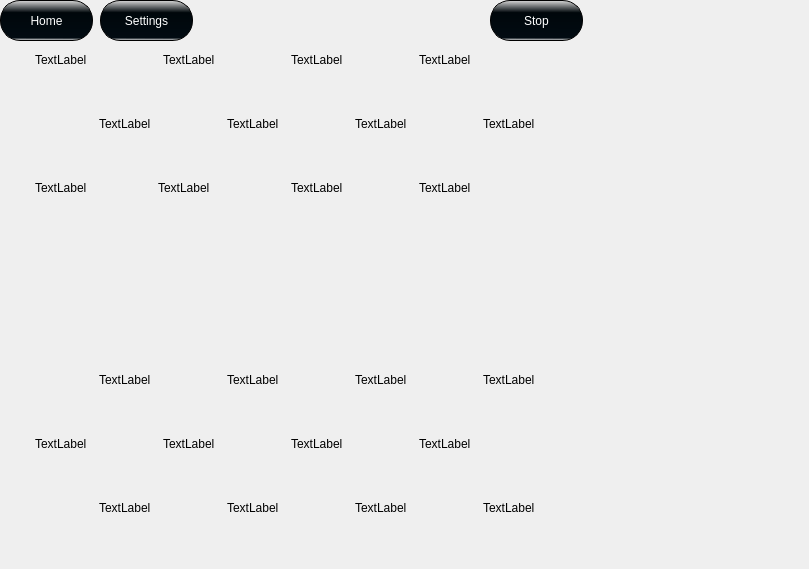
    <widget class="QWidget" name="page_3">
     <widget class="QLabel" name="Board1">
      <property name="geometry">
       <rect>
        <x>0</x>
        <y>20</y>
        <width>800</width>
        <height>540</height>
       </rect>
      </property>
      <property name="text">
       <string/>
      </property>
     </widget>
     <widget class="QLabel" name="b4Label">
      <property name="geometry">
       <rect>
        <x>483</x>
        <y>478</y>
        <width>60</width>
        <height>60</height>
       </rect>
      </property>
      <property name="text">
       <string>TextLabel</string>
      </property>
      <property name="color" stdset="0">
       <string>b</string>
      </property>
     </widget>
     <widget class="QLabel" name="y9Label">
      <property name="geometry">
       <rect>
        <x>35</x>
        <y>158</y>
        <width>60</width>
        <height>60</height>
       </rect>
      </property>
      <property name="text">
       <string>TextLabel</string>
      </property>
      <property name="color" stdset="0">
       <string>y</string>
      </property>
     </widget>
     <widget class="QLabel" name="y8Label">
      <property name="geometry">
       <rect>
        <x>483</x>
        <y>94</y>
        <width>60</width>
        <height>60</height>
       </rect>
      </property>
      <property name="text">
       <string>TextLabel</string>
      </property>
      <property name="color" stdset="0">
       <string>y</string>
      </property>
     </widget>
     <widget class="QLabel" name="y7Label">
      <property name="geometry">
       <rect>
        <x>355</x>
        <y>94</y>
        <width>60</width>
        <height>60</height>
       </rect>
      </property>
      <property name="text">
       <string>TextLabel</string>
      </property>
      <property name="color" stdset="0">
       <string>y</string>
      </property>
     </widget>
     <widget class="QLabel" name="y6Label">
      <property name="geometry">
       <rect>
        <x>227</x>
        <y>94</y>
        <width>60</width>
        <height>60</height>
       </rect>
      </property>
      <property name="text">
       <string>TextLabel</string>
      </property>
      <property name="color" stdset="0">
       <string>y</string>
      </property>
     </widget>
     <widget class="QLabel" name="y5Label">
      <property name="geometry">
       <rect>
        <x>99</x>
        <y>94</y>
        <width>60</width>
        <height>60</height>
       </rect>
      </property>
      <property name="text">
       <string>TextLabel</string>
      </property>
      <property name="color" stdset="0">
       <string>y</string>
      </property>
     </widget>
     <widget class="QLabel" name="y4Label">
      <property name="geometry">
       <rect>
        <x>419</x>
        <y>30</y>
        <width>60</width>
        <height>60</height>
       </rect>
      </property>
      <property name="text">
       <string>TextLabel</string>
      </property>
      <property name="color" stdset="0">
       <string>y</string>
      </property>
     </widget>
     <widget class="QLabel" name="y3Label">
      <property name="geometry">
       <rect>
        <x>291</x>
        <y>30</y>
        <width>60</width>
        <height>60</height>
       </rect>
      </property>
      <property name="text">
       <string>TextLabel</string>
      </property>
      <property name="color" stdset="0">
       <string>y</string>
      </property>
     </widget>
     <widget class="QLabel" name="y1Label">
      <property name="geometry">
       <rect>
        <x>35</x>
        <y>30</y>
        <width>60</width>
        <height>60</height>
       </rect>
      </property>
      <property name="text">
       <string>TextLabel</string>
      </property>
      <property name="color" stdset="0">
       <string>y</string>
      </property>
     </widget>
     <widget class="QLabel" name="y2Label">
      <property name="geometry">
       <rect>
        <x>163</x>
        <y>30</y>
        <width>60</width>
        <height>60</height>
       </rect>
      </property>
      <property name="text">
       <string>TextLabel</string>
      </property>
      <property name="color" stdset="0">
       <string>y</string>
      </property>
     </widget>
     <widget class="QLabel" name="b10Label">
      <property name="geometry">
       <rect>
        <x>227</x>
        <y>350</y>
        <width>60</width>
        <height>60</height>
       </rect>
      </property>
      <property name="text">
       <string>TextLabel</string>
      </property>
      <property name="color" stdset="0">
       <string>b</string>
      </property>
     </widget>
     <widget class="QLabel" name="b8Label">
      <property name="geometry">
       <rect>
        <x>419</x>
        <y>414</y>
        <width>60</width>
        <height>60</height>
       </rect>
      </property>
      <property name="text">
       <string>TextLabel</string>
      </property>
      <property name="color" stdset="0">
       <string>b</string>
      </property>
     </widget>
     <widget class="QLabel" name="b11Label">
      <property name="geometry">
       <rect>
        <x>355</x>
        <y>350</y>
        <width>60</width>
        <height>60</height>
       </rect>
      </property>
      <property name="text">
       <string>TextLabel</string>
      </property>
      <property name="color" stdset="0">
       <string>b</string>
      </property>
     </widget>
     <widget class="QLabel" name="b12Label">
      <property name="geometry">
       <rect>
        <x>483</x>
        <y>350</y>
        <width>60</width>
        <height>60</height>
       </rect>
      </property>
      <property name="text">
       <string>TextLabel</string>
      </property>
      <property name="color" stdset="0">
       <string>b</string>
      </property>
     </widget>
     <widget class="QLabel" name="b7Label">
      <property name="geometry">
       <rect>
        <x>291</x>
        <y>414</y>
        <width>60</width>
        <height>60</height>
       </rect>
      </property>
      <property name="text">
       <string>TextLabel</string>
      </property>
      <property name="color" stdset="0">
       <string>b</string>
      </property>
     </widget>
     <widget class="QLabel" name="b6Label">
      <property name="geometry">
       <rect>
        <x>163</x>
        <y>414</y>
        <width>60</width>
        <height>60</height>
       </rect>
      </property>
      <property name="text">
       <string>TextLabel</string>
      </property>
      <property name="color" stdset="0">
       <string>b</string>
      </property>
     </widget>
     <widget class="QLabel" name="b5Label">
      <property name="geometry">
       <rect>
        <x>35</x>
        <y>414</y>
        <width>60</width>
        <height>60</height>
       </rect>
      </property>
      <property name="text">
       <string>TextLabel</string>
      </property>
      <property name="color" stdset="0">
       <string>b</string>
      </property>
      <property name="isKing" stdset="0">
       <bool>false</bool>
      </property>
     </widget>
     <widget class="QLabel" name="b3Label">
      <property name="geometry">
       <rect>
        <x>355</x>
        <y>478</y>
        <width>60</width>
        <height>60</height>
       </rect>
      </property>
      <property name="text">
       <string>TextLabel</string>
      </property>
      <property name="color" stdset="0">
       <string>b</string>
      </property>
     </widget>
     <widget class="QLabel" name="b2Label">
      <property name="geometry">
       <rect>
        <x>227</x>
        <y>478</y>
        <width>60</width>
        <height>60</height>
       </rect>
      </property>
      <property name="text">
       <string>TextLabel</string>
      </property>
      <property name="color" stdset="0">
       <string>b</string>
      </property>
     </widget>
     <widget class="QLabel" name="b1Label">
      <property name="geometry">
       <rect>
        <x>99</x>
        <y>478</y>
        <width>60</width>
        <height>60</height>
       </rect>
      </property>
      <property name="text">
       <string>TextLabel</string>
      </property>
      <property name="color" stdset="0">
       <string>b</string>
      </property>
     </widget>
     <widget class="QLabel" name="y12Label">
      <property name="geometry">
       <rect>
        <x>419</x>
        <y>158</y>
        <width>60</width>
        <height>60</height>
       </rect>
      </property>
      <property name="text">
       <string>TextLabel</string>
      </property>
      <property name="color" stdset="0">
       <string>y</string>
      </property>
     </widget>
     <widget class="QLabel" name="y11Label">
      <property name="geometry">
       <rect>
        <x>291</x>
        <y>158</y>
        <width>60</width>
        <height>60</height>
       </rect>
      </property>
      <property name="text">
       <string>TextLabel</string>
      </property>
      <property name="color" stdset="0">
       <string>y</string>
      </property>
     </widget>
     <widget class="QLabel" name="y10Label">
      <property name="geometry">
       <rect>
        <x>158</x>
        <y>158</y>
        <width>60</width>
        <height>60</height>
       </rect>
      </property>
      <property name="text">
       <string>TextLabel</string>
      </property>
      <property name="color" stdset="0">
       <string>y</string>
      </property>
     </widget>
     <widget class="QPushButton" name="StopButton">
      <property name="geometry">
       <rect>
        <x>490</x>
        <y>0</y>
        <width>93</width>
        <height>41</height>
       </rect>
      </property>
      <property name="styleSheet">
       <string notr="true">QPushButton{
	color: white;
	background-color:qlineargradient(spread:reflect, x1:1, y1:0, x2:0.995, y2:1, stop:0 rgba(218, 218, 218, 255), stop:0.305419 rgba(0, 7, 11, 255), stop:0.935961 rgba(2, 11, 18, 255), stop:1 rgba(240, 240, 240, 255));
	border: 1px solid black;
	border-radius: 20px;
}</string>
      </property>
      <property name="text">
       <string>Stop</string>
      </property>
     </widget>
     <widget class="QPushButton" name="HomeButton">
      <property name="geometry">
       <rect>
        <x>0</x>
        <y>0</y>
        <width>93</width>
        <height>41</height>
       </rect>
      </property>
      <property name="styleSheet">
       <string notr="true">QPushButton{
	color: white;
	background-color:qlineargradient(spread:reflect, x1:1, y1:0, x2:0.995, y2:1, stop:0 rgba(218, 218, 218, 255), stop:0.305419 rgba(0, 7, 11, 255), stop:0.935961 rgba(2, 11, 18, 255), stop:1 rgba(240, 240, 240, 255));
	border: 1px solid black;
	border-radius: 20px;
}</string>
      </property>
      <property name="text">
       <string>Home</string>
      </property>
     </widget>
     <widget class="QPushButton" name="B_1_8">
      <property name="geometry">
       <rect>
        <x>99</x>
        <y>478</y>
        <width>60</width>
        <height>60</height>
       </rect>
      </property>
      <property name="text">
       <string/>
      </property>
      <property name="flat">
       <bool>true</bool>
      </property>
     </widget>
     <widget class="QPushButton" name="B_1_1">
      <property name="geometry">
       <rect>
        <x>35</x>
        <y>30</y>
        <width>60</width>
        <height>60</height>
       </rect>
      </property>
      <property name="text">
       <string/>
      </property>
      <property name="flat">
       <bool>true</bool>
      </property>
      <property name="fakeDynamicProperty" stdset="0">
       <bool>false</bool>
      </property>
     </widget>
     <widget class="QPushButton" name="B_2_3">
      <property name="geometry">
       <rect>
        <x>158</x>
        <y>158</y>
        <width>60</width>
        <height>60</height>
       </rect>
      </property>
      <property name="text">
       <string/>
      </property>
      <property name="flat">
       <bool>true</bool>
      </property>
     </widget>
     <widget class="QPushButton" name="B_1_3">
      <property name="geometry">
       <rect>
        <x>35</x>
        <y>158</y>
        <width>60</width>
        <height>60</height>
       </rect>
      </property>
      <property name="text">
       <string/>
      </property>
      <property name="flat">
       <bool>true</bool>
      </property>
     </widget>
     <widget class="QPushButton" name="B_3_1">
      <property name="geometry">
       <rect>
        <x>291</x>
        <y>30</y>
        <width>60</width>
        <height>60</height>
       </rect>
      </property>
      <property name="text">
       <string/>
      </property>
      <property name="flat">
       <bool>true</bool>
      </property>
     </widget>
     <widget class="QPushButton" name="B_4_2">
      <property name="geometry">
       <rect>
        <x>483</x>
        <y>94</y>
        <width>60</width>
        <height>60</height>
       </rect>
      </property>
      <property name="text">
       <string/>
      </property>
      <property name="flat">
       <bool>true</bool>
      </property>
     </widget>
     <widget class="QPushButton" name="B_2_2">
      <property name="geometry">
       <rect>
        <x>227</x>
        <y>94</y>
        <width>60</width>
        <height>60</height>
       </rect>
      </property>
      <property name="text">
       <string/>
      </property>
      <property name="flat">
       <bool>true</bool>
      </property>
     </widget>
     <widget class="QPushButton" name="B_1_2">
      <property name="geometry">
       <rect>
        <x>99</x>
        <y>94</y>
        <width>60</width>
        <height>60</height>
       </rect>
      </property>
      <property name="text">
       <string/>
      </property>
      <property name="flat">
       <bool>true</bool>
      </property>
     </widget>
     <widget class="QPushButton" name="B_4_1">
      <property name="geometry">
       <rect>
        <x>419</x>
        <y>30</y>
        <width>60</width>
        <height>60</height>
       </rect>
      </property>
      <property name="text">
       <string/>
      </property>
      <property name="flat">
       <bool>true</bool>
      </property>
     </widget>
     <widget class="QPushButton" name="B_2_8">
      <property name="geometry">
       <rect>
        <x>227</x>
        <y>478</y>
        <width>60</width>
        <height>60</height>
       </rect>
      </property>
      <property name="text">
       <string/>
      </property>
      <property name="flat">
       <bool>true</bool>
      </property>
     </widget>
     <widget class="QPushButton" name="B_3_8">
      <property name="geometry">
       <rect>
        <x>355</x>
        <y>478</y>
        <width>60</width>
        <height>60</height>
       </rect>
      </property>
      <property name="text">
       <string/>
      </property>
      <property name="flat">
       <bool>true</bool>
      </property>
     </widget>
     <widget class="QPushButton" name="B_4_8">
      <property name="geometry">
       <rect>
        <x>483</x>
        <y>478</y>
        <width>60</width>
        <height>60</height>
       </rect>
      </property>
      <property name="text">
       <string/>
      </property>
      <property name="flat">
       <bool>true</bool>
      </property>
     </widget>
     <widget class="QPushButton" name="B_1_7">
      <property name="geometry">
       <rect>
        <x>35</x>
        <y>414</y>
        <width>60</width>
        <height>60</height>
       </rect>
      </property>
      <property name="text">
       <string/>
      </property>
      <property name="flat">
       <bool>true</bool>
      </property>
     </widget>
     <widget class="QPushButton" name="B_2_7">
      <property name="geometry">
       <rect>
        <x>163</x>
        <y>414</y>
        <width>60</width>
        <height>60</height>
       </rect>
      </property>
      <property name="text">
       <string/>
      </property>
      <property name="flat">
       <bool>true</bool>
      </property>
     </widget>
     <widget class="QPushButton" name="B_3_7">
      <property name="geometry">
       <rect>
        <x>291</x>
        <y>414</y>
        <width>60</width>
        <height>60</height>
       </rect>
      </property>
      <property name="text">
       <string/>
      </property>
      <property name="flat">
       <bool>true</bool>
      </property>
     </widget>
     <widget class="QPushButton" name="B_4_7">
      <property name="geometry">
       <rect>
        <x>419</x>
        <y>414</y>
        <width>60</width>
        <height>60</height>
       </rect>
      </property>
      <property name="text">
       <string/>
      </property>
      <property name="flat">
       <bool>true</bool>
      </property>
     </widget>
     <widget class="QPushButton" name="B_1_6">
      <property name="geometry">
       <rect>
        <x>99</x>
        <y>350</y>
        <width>60</width>
        <height>60</height>
       </rect>
      </property>
      <property name="text">
       <string/>
      </property>
      <property name="flat">
       <bool>true</bool>
      </property>
     </widget>
     <widget class="QPushButton" name="B_3_6">
      <property name="geometry">
       <rect>
        <x>355</x>
        <y>350</y>
        <width>60</width>
        <height>59</height>
       </rect>
      </property>
      <property name="text">
       <string/>
      </property>
      <property name="flat">
       <bool>true</bool>
      </property>
     </widget>
     <widget class="QPushButton" name="B_4_6">
      <property name="geometry">
       <rect>
        <x>483</x>
        <y>350</y>
        <width>60</width>
        <height>60</height>
       </rect>
      </property>
      <property name="text">
       <string/>
      </property>
      <property name="flat">
       <bool>true</bool>
      </property>
     </widget>
     <widget class="QPushButton" name="B_2_1">
      <property name="geometry">
       <rect>
        <x>163</x>
        <y>30</y>
        <width>60</width>
        <height>60</height>
       </rect>
      </property>
      <property name="text">
       <string/>
      </property>
      <property name="flat">
       <bool>true</bool>
      </property>
     </widget>
     <widget class="QPushButton" name="B_3_2">
      <property name="geometry">
       <rect>
        <x>355</x>
        <y>94</y>
        <width>60</width>
        <height>60</height>
       </rect>
      </property>
      <property name="text">
       <string/>
      </property>
      <property name="flat">
       <bool>true</bool>
      </property>
     </widget>
     <widget class="QPushButton" name="B_4_3">
      <property name="geometry">
       <rect>
        <x>419</x>
        <y>158</y>
        <width>60</width>
        <height>60</height>
       </rect>
      </property>
      <property name="text">
       <string/>
      </property>
      <property name="flat">
       <bool>true</bool>
      </property>
     </widget>
     <widget class="QPushButton" name="B_3_3">
      <property name="geometry">
       <rect>
        <x>291</x>
        <y>158</y>
        <width>60</width>
        <height>60</height>
       </rect>
      </property>
      <property name="text">
       <string/>
      </property>
      <property name="flat">
       <bool>true</bool>
      </property>
     </widget>
     <widget class="QLabel" name="b9Label">
      <property name="geometry">
       <rect>
        <x>99</x>
        <y>350</y>
        <width>60</width>
        <height>60</height>
       </rect>
      </property>
      <property name="text">
       <string>TextLabel</string>
      </property>
      <property name="textFormat">
       <enum>Qt::MarkdownText</enum>
      </property>
      <property name="color" stdset="0">
       <string>b</string>
      </property>
     </widget>
     <widget class="QPushButton" name="B_2_6">
      <property name="geometry">
       <rect>
        <x>227</x>
        <y>350</y>
        <width>60</width>
        <height>60</height>
       </rect>
      </property>
      <property name="text">
       <string/>
      </property>
      <property name="flat">
       <bool>true</bool>
      </property>
     </widget>
     <widget class="QPushButton" name="B_1_4">
      <property name="geometry">
       <rect>
        <x>99</x>
        <y>222</y>
        <width>60</width>
        <height>60</height>
       </rect>
      </property>
      <property name="text">
       <string/>
      </property>
      <property name="flat">
       <bool>true</bool>
      </property>
     </widget>
     <widget class="QPushButton" name="B_2_4">
      <property name="geometry">
       <rect>
        <x>227</x>
        <y>222</y>
        <width>60</width>
        <height>60</height>
       </rect>
      </property>
      <property name="text">
       <string/>
      </property>
      <property name="flat">
       <bool>true</bool>
      </property>
     </widget>
     <widget class="QPushButton" name="B_3_4">
      <property name="geometry">
       <rect>
        <x>355</x>
        <y>222</y>
        <width>60</width>
        <height>60</height>
       </rect>
      </property>
      <property name="text">
       <string/>
      </property>
      <property name="flat">
       <bool>true</bool>
      </property>
     </widget>
     <widget class="QPushButton" name="B_4_4">
      <property name="geometry">
       <rect>
        <x>483</x>
        <y>222</y>
        <width>60</width>
        <height>60</height>
       </rect>
      </property>
      <property name="text">
       <string/>
      </property>
      <property name="flat">
       <bool>true</bool>
      </property>
     </widget>
     <widget class="QPushButton" name="B_1_5">
      <property name="geometry">
       <rect>
        <x>35</x>
        <y>286</y>
        <width>60</width>
        <height>60</height>
       </rect>
      </property>
      <property name="text">
       <string/>
      </property>
      <property name="flat">
       <bool>true</bool>
      </property>
     </widget>
     <widget class="QPushButton" name="B_2_5">
      <property name="geometry">
       <rect>
        <x>158</x>
        <y>286</y>
        <width>60</width>
        <height>60</height>
       </rect>
      </property>
      <property name="text">
       <string/>
      </property>
      <property name="flat">
       <bool>true</bool>
      </property>
     </widget>
     <widget class="QPushButton" name="B_3_5">
      <property name="geometry">
       <rect>
        <x>291</x>
        <y>286</y>
        <width>60</width>
        <height>60</height>
       </rect>
      </property>
      <property name="text">
       <string/>
      </property>
      <property name="flat">
       <bool>true</bool>
      </property>
     </widget>
     <widget class="QPushButton" name="B_4_5">
      <property name="geometry">
       <rect>
        <x>419</x>
        <y>286</y>
        <width>60</width>
        <height>60</height>
       </rect>
      </property>
      <property name="text">
       <string/>
      </property>
      <property name="flat">
       <bool>true</bool>
      </property>
     </widget>
     <widget class="QPushButton" name="SettingsButton_2">
      <property name="geometry">
       <rect>
        <x>100</x>
        <y>0</y>
        <width>93</width>
        <height>41</height>
       </rect>
      </property>
      <property name="styleSheet">
       <string notr="true">QPushButton{
	color: white;
	background-color:qlineargradient(spread:reflect, x1:1, y1:0, x2:0.995, y2:1, stop:0 rgba(218, 218, 218, 255), stop:0.305419 rgba(0, 7, 11, 255), stop:0.935961 rgba(2, 11, 18, 255), stop:1 rgba(240, 240, 240, 255));
	border: 1px solid black;
	border-radius: 20px;
}</string>
      </property>
      <property name="text">
       <string>Settings</string>
      </property>
     </widget>
    </widget>
